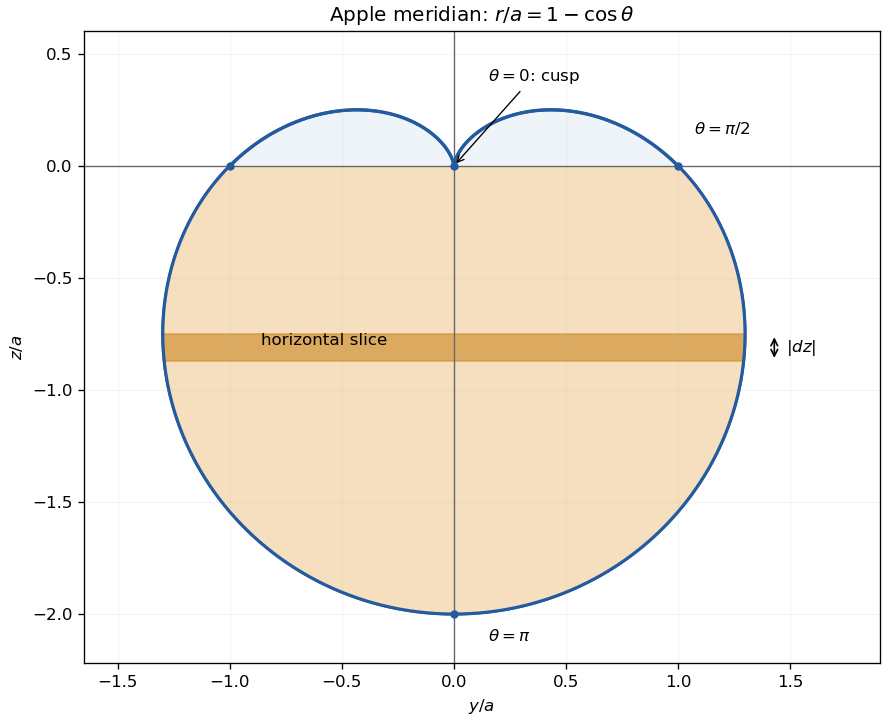

Recreate this plot in Python.
"""Original cardioid meridian and horizontal disk slice, not an angular wedge."""
from pathlib import Path
import matplotlib
matplotlib.use("Agg")
import matplotlib.pyplot as plt
from matplotlib.patches import Polygon
import numpy as np

theta=np.linspace(0,np.pi,800)
radius=1-np.cos(theta)
horizontal=radius*np.sin(theta)
vertical=radius*np.cos(theta)
outline=np.column_stack([np.r_[horizontal,-horizontal[::-1]],
                         np.r_[vertical,vertical[::-1]]])
fig,ax=plt.subplots(figsize=(7.4,6.0),layout="constrained")
shape=Polygon(outline,facecolor="#eef4f8",edgecolor="#245b9f",lw=2)
ax.add_patch(shape)
lower=theta>=np.pi/2
lower_shape=Polygon(np.column_stack([np.r_[horizontal[lower],-horizontal[lower][::-1]],
                                    np.r_[vertical[lower],vertical[lower][::-1]]]),
                    facecolor="#f5dfbe",edgecolor="none")
ax.add_patch(lower_shape)
angle=2*np.pi/3
upper_z=(1-np.cos(angle))*np.cos(angle)
lower_z=(1-np.cos(angle+.07))*np.cos(angle+.07)
slice_patch=ax.axhspan(lower_z,upper_z,color="#d09438",alpha=.7)
slice_patch.set_clip_path(shape)
ax.axhline(0,color="0.4",lw=.8)
ax.axvline(0,color="0.4",lw=.8)
ax.plot(np.r_[horizontal,-horizontal[::-1]],np.r_[vertical,vertical[::-1]],
        color="#245b9f",lw=1.8)
ax.plot([0,1,-1,0],[0,0,0,-2],"o",color="#245b9f",ms=4)
ax.annotate(r"$\theta=0$: cusp",xy=(0,0),xytext=(.15,.38),
            arrowprops={"arrowstyle":"->","lw":.8},fontsize=10)
ax.annotate(r"$\theta=\pi/2$",xy=(1,0),xytext=(1.07,.14),fontsize=10)
ax.annotate(r"$\theta=\pi$",xy=(0,-2),xytext=(.15,-2.12),fontsize=10)
ax.annotate("",xy=(1.43,upper_z),xytext=(1.43,lower_z),
            arrowprops={"arrowstyle":"<->","lw":1})
ax.text(1.48,(upper_z+lower_z)/2,r"$|dz|$",va="center",fontsize=10)
ax.text(-.86,-.8,"horizontal slice",fontsize=10)
ax.set(aspect="equal",xlim=(-1.65,1.9),ylim=(-2.22,.6),xlabel=r"$y/a$",ylabel=r"$z/a$",
       title=r"Apple meridian: $r/a=1-\cos\theta$")
ax.grid(alpha=.12)
fig.savefig(Path(__file__).with_suffix(".png").name,dpi=120,facecolor="white")
